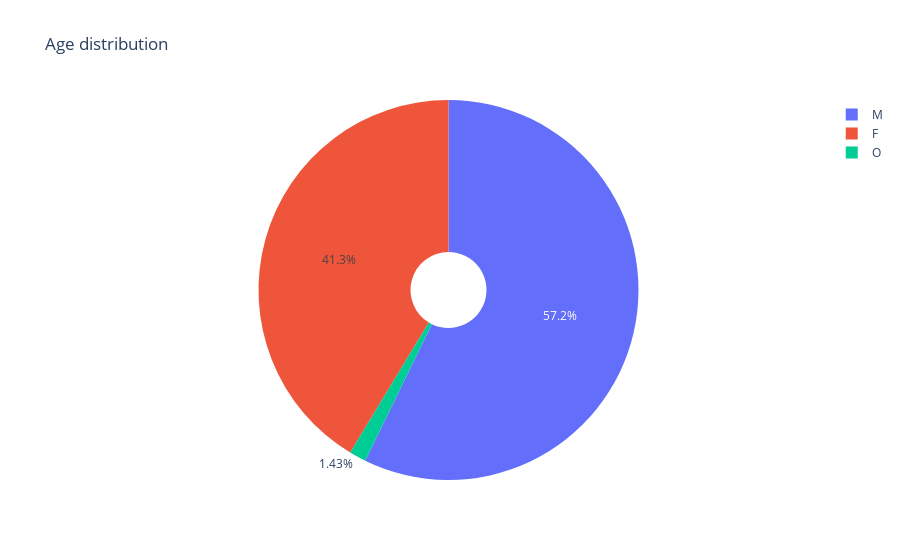

Notebook code cell kept with this figure:
### Code cell
# Gender distribution
gender_df = profile['gender'].value_counts().to_frame()
dims = (20,6)
fig = go.Figure(
                data=[
                        go.Pie(
                                labels=gender_df.index,
                                values=gender_df['gender'],
                                hole = 0.2
                                ) 
                    ]
                )
fig.update_layout(
                    title_text="Age distribution"
                )
fig.show()

### Figure 1 — Plotly figure (JSON) as saved in the notebook; plotly's stock layout.template omitted (floating-point values rounded to 4 significant figures)
{"data": [{"hole": 0.2, "labels": ["M", "F", "O"], "type": "pie", "values": [8484, 6129, 212]}], "layout": {"title": {"text": "Age distribution"}}}
